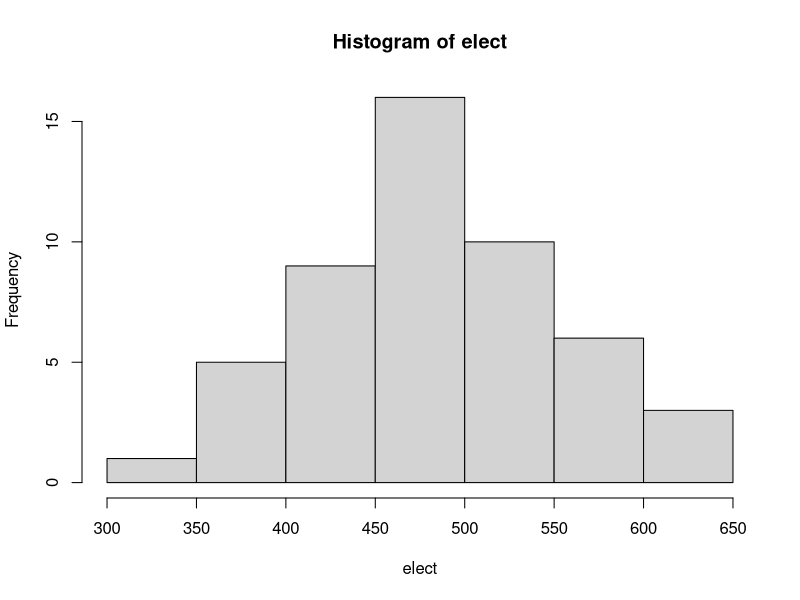
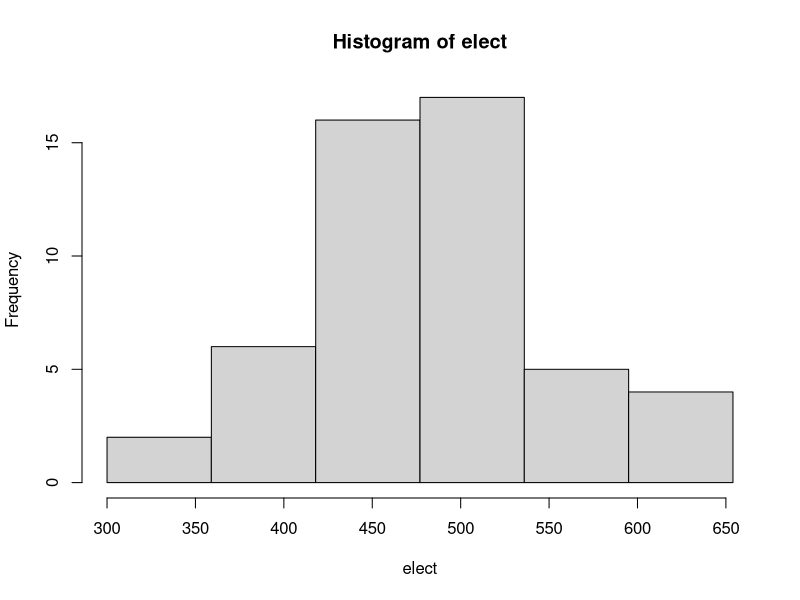
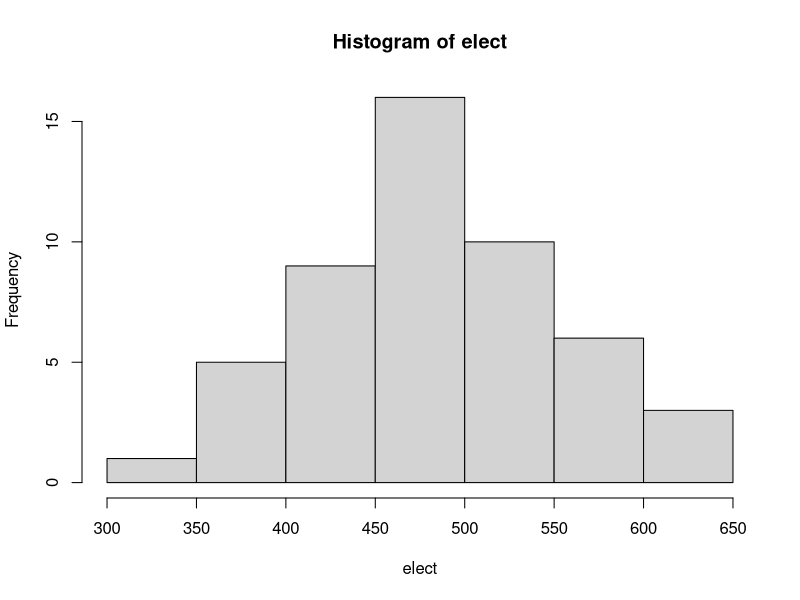
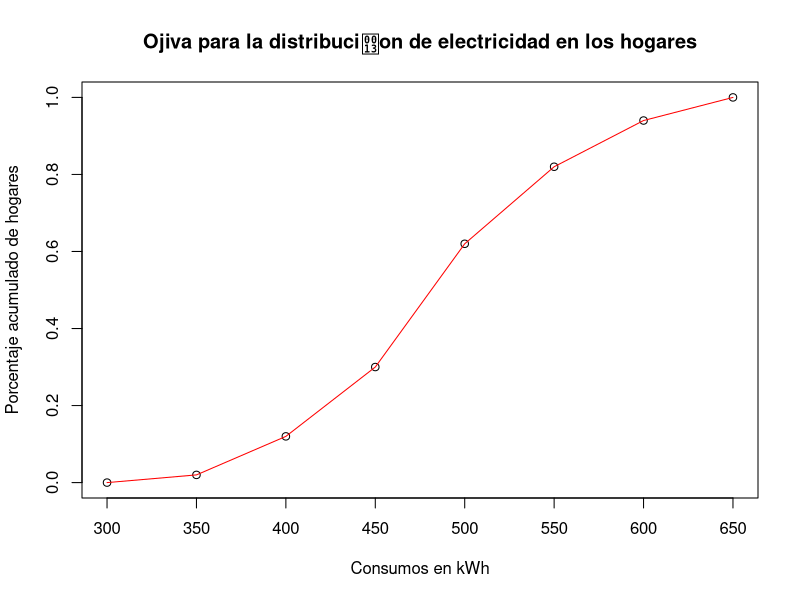

Source code (R) for these figures, in order:
# buen codigo :v
#aqui estuvo julio :v
# Lectura de datos
elect=c(
 589,493,531,355,469,432,415,468,617,426,
 300,439,464,430,403,525,478,392,432,459,
 398,372,488,481,620,484,509,522,488,502,
 596,567,466,477,580,555,520,525,425,650,
 384,497,438,501,521,452,508,462,457,577)

#Histograma
hist(elect)

#Histograma 6 intervalos
k=6
A=diff(range(elect))
c = ceiling(A/k)

b=seq(min(elect),max(elect)+c,by = c)

hist(elect,breaks=b)

#########################
# tabla de frecuencias

helect = hist(elect)

k=length(helect$counts)

L.inf=helect$breaks[-(k+1)]
L.sup=helect$breaks[-1]

n.j=helect$counts

n=sum(n.j)

f.j=n.j/n

p.j=100*f.j

N.j=cumsum(n.j)
F.j=cumsum(f.j)
P.j=cumsum(p.j)

tab=cbind(L.inf,L.sup,n.j,f.j,p.j,N.j,F.j,P.j)
tab

# Ojiva

plot(helect$breaks,c(0,F.j),xlab="Consumos en kWh",ylab="Porcentaje acumulado de hogares")
lines(helect$breaks,c(0,F.j),col="red")
title("Ojiva para la distribucion de electricidad en los hogares")



















